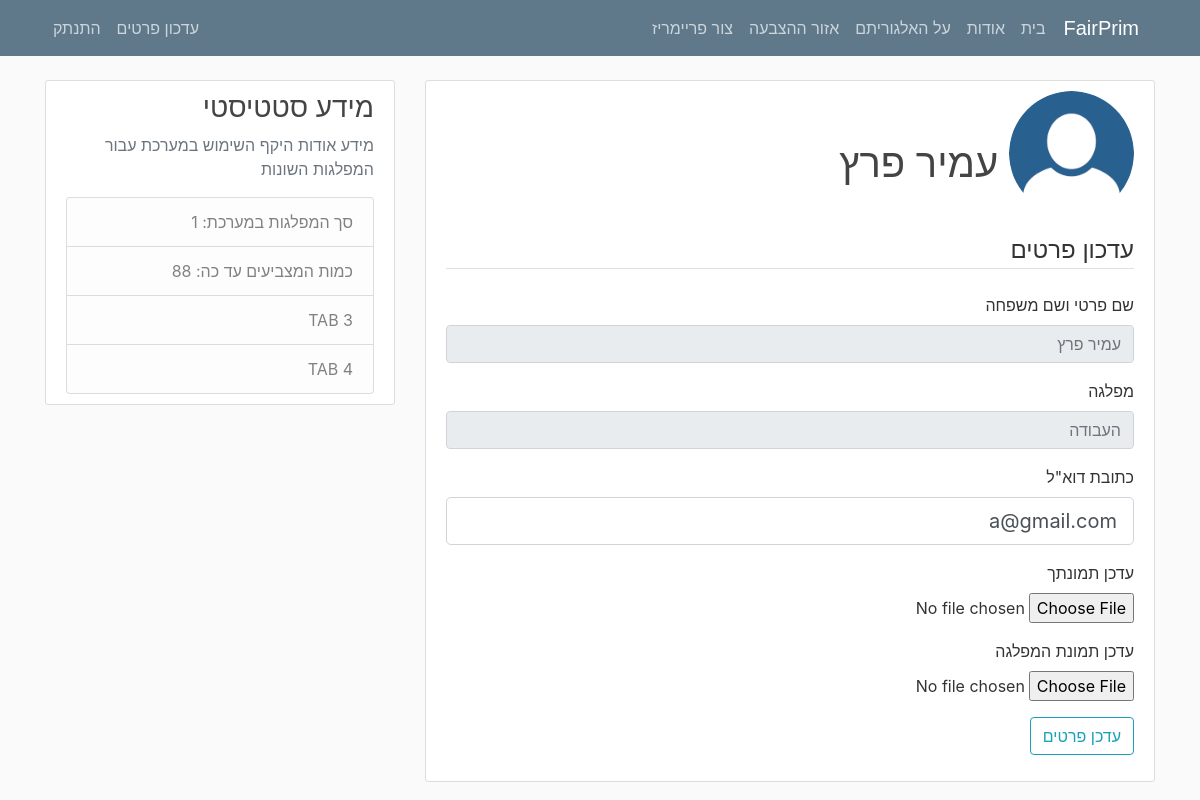
Page /account (signed in) on the committed database.
### FairPrim/models.py (models this page shows, shortened)
class User(db.Model, UserMixin):
    id = db.Column(db.Integer, primary_key=True)
    username = db.Column(db.String(20), unique=True, nullable=False)
    party = db.Column(db.String(20), nullable=False)
    email = db.Column(db.String(100), unique=True, nullable=False)
    image_file = db.Column(db.String(20), nullable=False, default='default.png')
    party_image_file = db.Column(db.String(20), nullable=False, default='default.png')
    password = db.Column(db.String(60), nullable=False)
    post = db.relationship('Post', backref='author', lazy=True)

### FairPrim/routes.py (the view)
@app.route('/account', methods=['GET', 'POST'])
@login_required
def account():
    info = update_values()
    form = UpdateAccountForm()
    if form.validate_on_submit():
        if form.picture.data:
            picture_file = save_picture(form.picture.data)
            current_user.image_file = picture_file
        if form.party_picture.data:
            party_picture = save_picture_party(form.party_picture.data)
            current_user.party_image_file = party_picture
        current_user.username = current_user.username
        current_user.email = form.email.data
        current_user.party = current_user.party
        db.session.commit()
        flash('הפרטים עודכנו בהצלחה', 'success')
        return redirect(url_for('account'))
    elif request.method == 'GET':
        form.username.data = current_user.username
        form.email.data = current_user.email
        form.party.data = current_user.party
    image_file = url_for('static', filename='profile_pics/' + current_user.image_file)
    return render_template('account.html', title='My Account', image_file=image_file, form=form, total_info=info)

### FairPrim/forms.py (shortened to what this page needs)
class UpdateAccountForm(FlaskForm):
    username = StringField('שם פרטי ושם משפחה')
    party = StringField('מפלגה')
    email = StringField('כתובת דוא"ל', validators=[DataRequired(), Email()])
    picture = FileField('עדכן תמונתך', validators=[FileAllowed(['jpg', 'png'])])
    party_picture = FileField('עדכן תמונת המפלגה', validators=[FileAllowed(['jpg', 'png'])])
    submit = SubmitField('עדכן פרטים')

### FairPrim/models.py (called while the page is built)
@login_manager.user_loader
def load_user(user_id):
    return User.query.get(int(user_id))

### FairPrim/routes.py (called while the page is built)
def update_values():
    posts_count = Post.query.count()
    election_count = Election.query.count()
    return [posts_count, election_count]

### FairPrim/templates/account.html (shortened to what this page needs)
{% extends "layout.html" %}
{% block content %}
<div class="content-section">
    <div class="media">
        <img class="rounded-circle account-img mr-auto" src="{{image_file}}">
        <div class="media-body">
            <h2 class="account-heading"><br>&nbsp;{{current_user.username}}</h2>
        </div>
    </div>
    <form method="POST" action="" enctype="multipart/form-data">
        <fieldset class="form-outline">
            <legend class="border-bottom mb-4">עדכון פרטים</legend>
            <div class="form-group">
                {{ form.username.label(class="form-control-label") }}
                <input class="form-control" type="text" placeholder="{{current_user.username}}"
                       disabled/>
            </div>
            <div class="form-group">
                {{ form.party.label(class="form-control-label") }}
                <input class="form-control" type="text" placeholder="{{current_user.party}}"
                       disabled/>
            </div>
            <div class="form-group">
                {{ form.email.label(class="form-control-label") }}
                {% if form.email.errors %}
                {{form.email(class="form-control form-control-lg is-invalid")}}
                <div class="invalid-feedback">
                    {% for error in form.email.errors %}
                    <span>{{ error }}</span>
                    {% endfor %}
                </div>
                {% else %}
                {{ form.email(class="form-control form-control-lg") }}
                {% endif %}
            </div>
                        <div class="form-group">
                {{ form.picture.label() }}
                {{ form.picture(class="form-control-file") }}
            </div>
            <div class="form-group">
                {{ form.party_picture.label() }}
                {{ form.party_picture(class="form-control-file") }}
            </div>
        </fieldset>
        <div class="form-group">
            {{ form.submit(class="btn btn-outline-info") }}
        </div>
    </form>
</div>
{% endblock content %}

### FairPrim/static/main.css (style rules this page uses)
body { background: #fafafa; color: #333333; margin-top: 5rem; text-align: right; }
h1, h2, h3, h4, h5, h6 { color: #444444; text-align: right; }
.content-section { background: #ffffff; padding: 10px 20px; border: 1px solid #dddddd; border-radius: 3px; margin-bottom: 20px; text-align: right; }
.account-img { height: 125px; width: 125px; margin-right: 20px; margin-bottom: 16px; text-align: right; }
.account-heading { font-size: 2.5rem; text-align: right; }
.form-control-file { font-size: 1rem; text-align: right; }

### rows in the picture
User: username "עמיר פרץ", party "העבודה", email "a@gmail.com"

### other values in the picture
{{ total_info[0] }} "1"
{{ total_info[1] }} "88"
